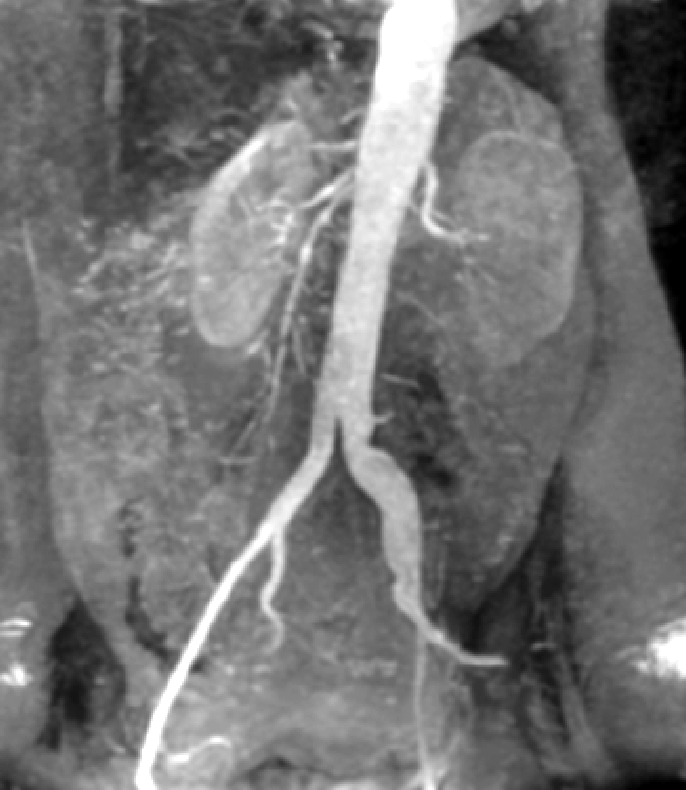
#> input picture src/challengers/challenge_1/figure.png, 686 x 790 px, found by its file name
$ python main.py
#> lines starting #> are read from the running program, lines starting #| are printed output that depends on the picture
#> in print_image, origin is the input picture: shape (790, 686, 3); min 0, max 255, mean 115.1
#> (key Esc is pressed here)
### src/challengers/challenge_1/highlight_filter.py
from dataclasses import dataclass
import numpy as np
import cv2 as cv


@dataclass
class HighlightFilter:

    def filter(self, image: list, filter_num: int) -> list:
#> called with filter_num = 1
        scale = 1
        delta = 0
        ddepth = cv.CV_16S

        # Sobel
        if filter_num == 1:
            grad_x = cv.Sobel(image, ddepth, 1, 0, ksize=3, scale=scale, delta=delta, borderType=cv.BORDER_DEFAULT)
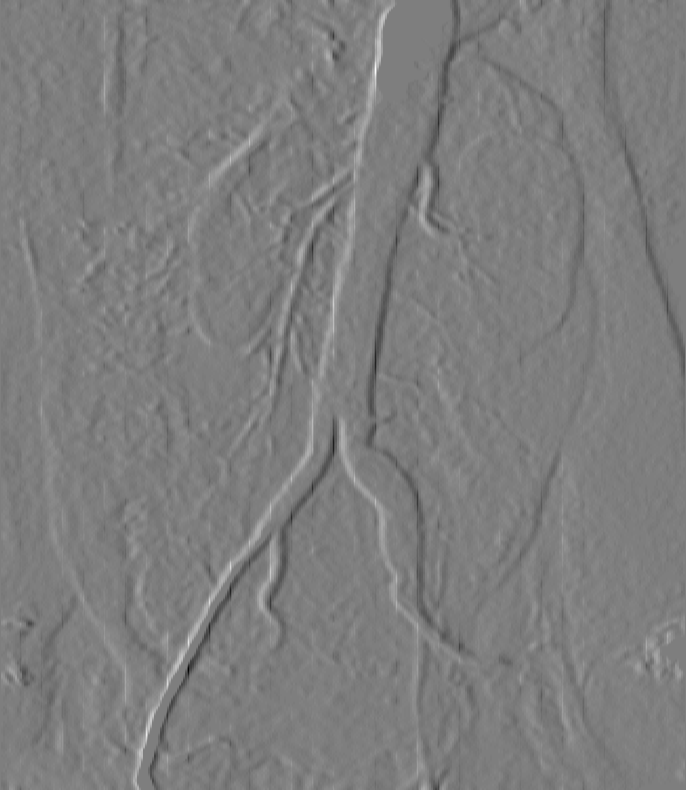
#> grad_x: shape (790, 686, 3) int16; min -396, max 403, mean -0.6; drawn with min black and max white
            grad_y = cv.Sobel(image, ddepth, 0, 1, ksize=3, scale=scale, delta=delta, borderType=cv.BORDER_DEFAULT)
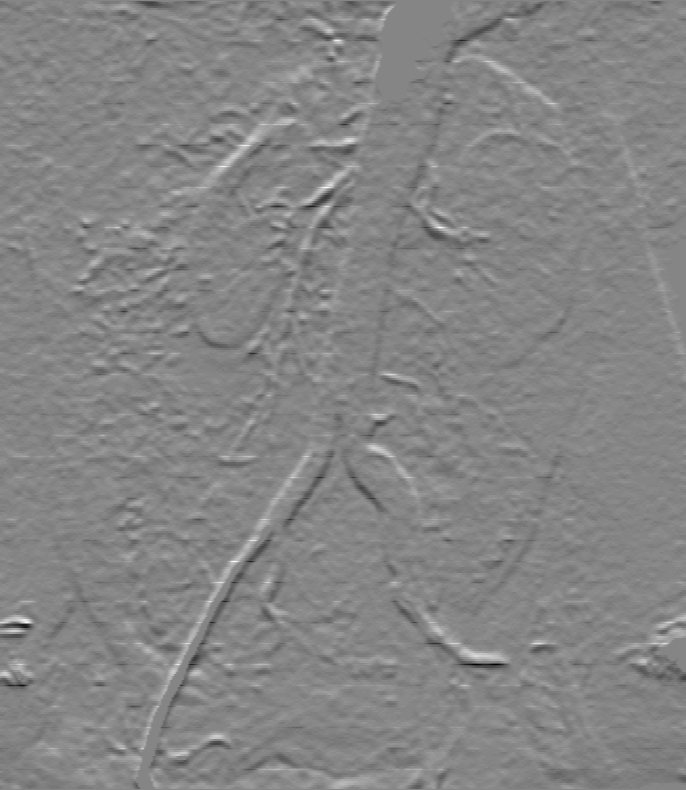
#> grad_y: shape (790, 686, 3) int16; min -263, max 240, mean 0; drawn with min black and max white

        # Prewitt
        elif filter_num == 2:
            kernel_x = np.array([[-1, 0, 1], [-1, 0, 1], [-1, 0, 1]])
            kernel_y = np.array([[-1, -1, -1], [0, 0, 0], [1, 1, 1]])

            grad_x = cv.filter2D(image, -1, kernel_x)
            grad_y = cv.filter2D(image, -1, kernel_y)

        abs_grad_x = cv.convertScaleAbs(grad_x)
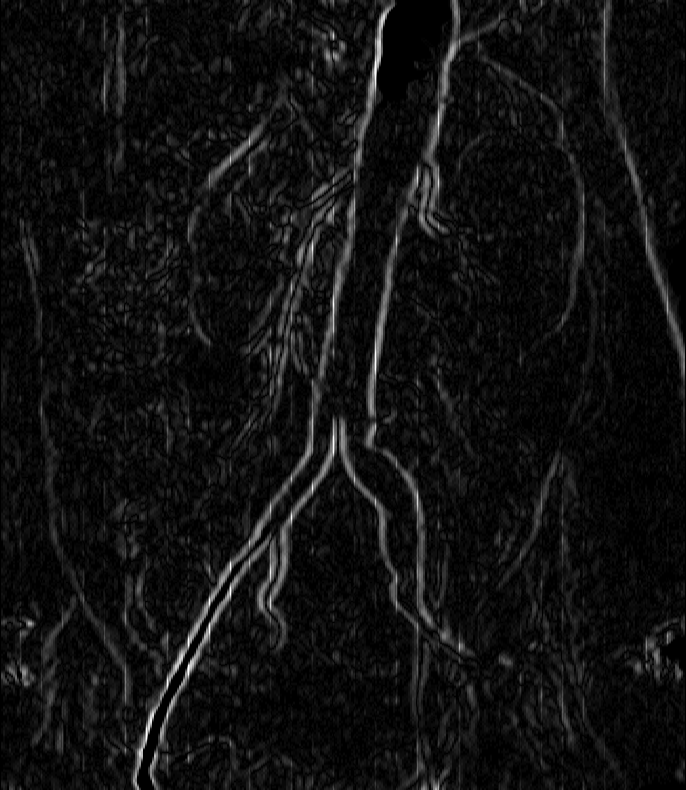
#> abs_grad_x: shape (790, 686, 3); min 0, max 255, mean 16.9
        abs_grad_y = cv.convertScaleAbs(grad_y)
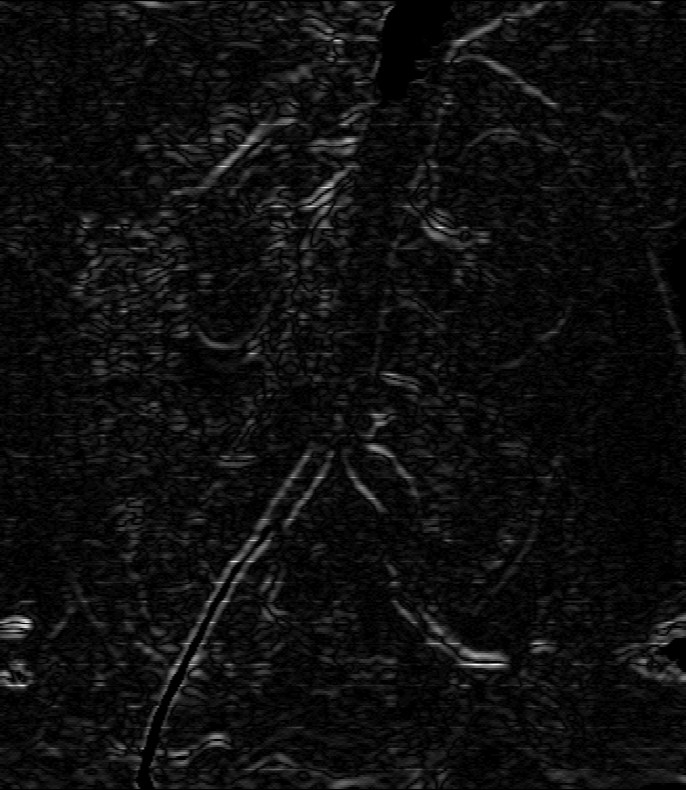
#> abs_grad_y: shape (790, 686, 3); min 0, max 255, mean 14.3

        grad = cv.addWeighted(abs_grad_x, 0.5, abs_grad_y, 0.5, 0)
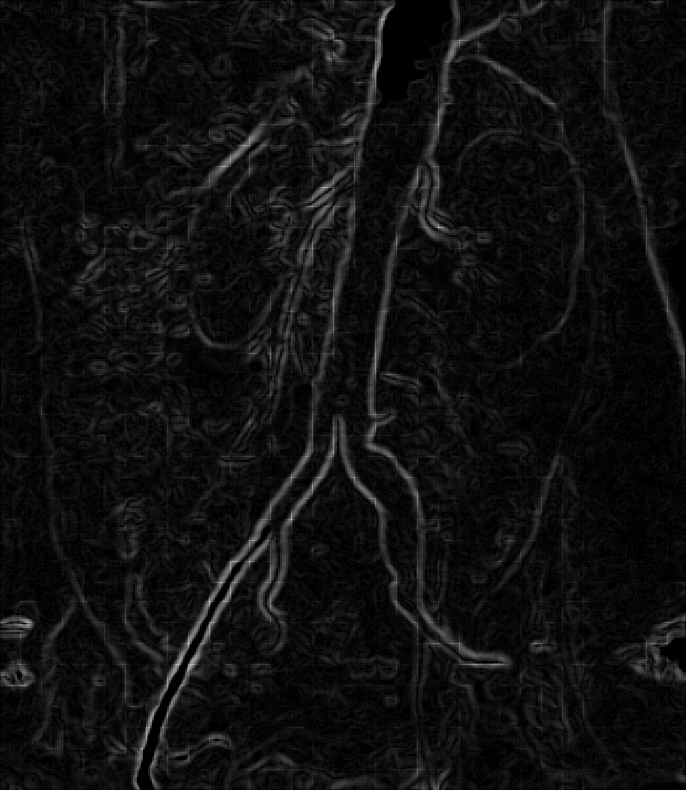
#> grad: shape (790, 686, 3); min 0, max 214, mean 15.6

        return grad


### src/challengers/challenge_1/main.py
import numpy as np
import cv2 as cv
import sys

sys.path.append("./src")

from challengers.challenge_1.highlight_filter import HighlightFilter
from challengers.challenge_1.histogram import Histogram
from challengers.challenge_1.controller import Controller


DELAY_BLUR = 100

window_name = 'challenge'

def grad_img(image: list) -> list:
    highlight = HighlightFilter()
    return highlight.filter(image, 1)

def segmentation(image: list):
    gray = cv.cvtColor(image, cv.COLOR_BGR2GRAY)

    controller = Controller(gray)
    # Init T selecionado conforme histograma
    new_img = controller.execute(init_t=120)

    compare = np.concatenate((gray, new_img), axis=1)
    cv.imshow(window_name, compare)
    cv.waitKey(DELAY_BLUR)

def histogram(image: list):
    levels = np.unique(image)
    print(f"Min Level: {levels[0]}, Max Level: {levels[-1]}")

    hist = Histogram(image)
    hist.plot()

def print_image(img: any) -> any:
    cv.namedWindow(window_name, cv.WINDOW_AUTOSIZE)
    origin = cv.imread(img)
    cv.imshow(window_name, origin)
    return origin


if __name__=="__main__":
    origin_img = f"./src/challengers/challenge_1/figure.png"
    origin = print_image(origin_img)
    ascii_code = 48
    option = 1

    while (True):

        print("[1] - Segmentation \n"
              "[2] - Histogram \n"
              "[3] - Reset \n"
              "[0] - Exit")

        print("Select option: ")
        option = cv.waitKey() - ascii_code
        origin = grad_img(image=origin)

        if option == 0:
            break

        elif option == 1:
            segmentation(origin)

        elif option == 2:
            histogram(origin)

        elif option == 3:
            origin = print_image(origin_img)

        else:
            print("Invalid option!")
